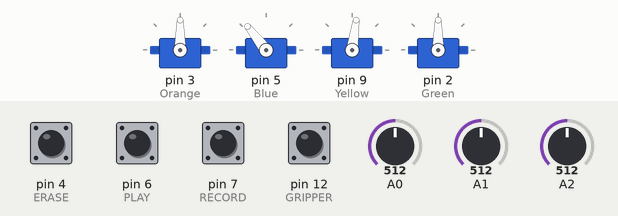
A sketch run on a simulated Arduino Uno, built with avr-gcc and run on an emulated ATmega328P. Shown: 4 × servo. The test bench sets the inputs (shaded band); at power-on: pin 4 (ERASE), pin 6 (PLAY), pin 7 (RECORD), pin 12 (GRIPPER) HIGH, A0 = 512, A1 = 512, A2 = 512. Storage starts empty; what the sketch prints to the serial monitor is not drawn.

Above: at 1.2 s.
1.3 s: A0 set to 616
2.8 s: A0 set to 642
At 3.34 s:
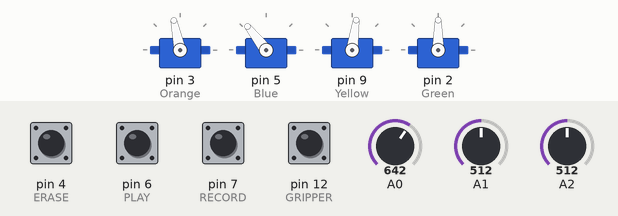
5.8 s: A1 set to 730
At 8.6 s:
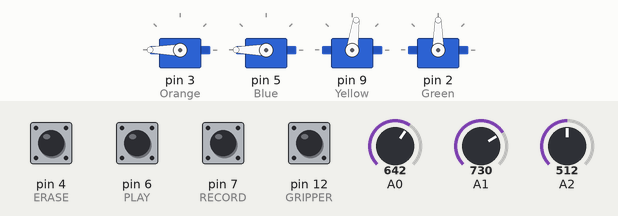
8.8 s: A1 set to 753
10.3 s: A2 set to 716
At 11.5 s:
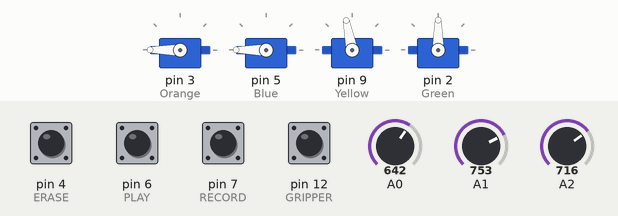
11.8 s: pin 12 (GRIPPER) pulled LOW for 0.15 s
At 12.9 s:
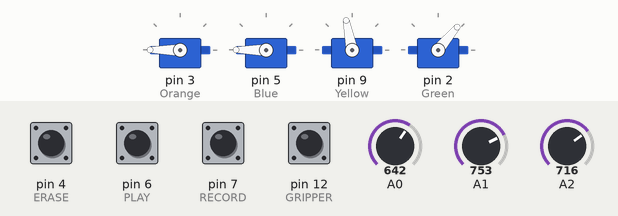
Timing chart, 0 to 14.4 s (numbered marks = the images above; inputs shaded):
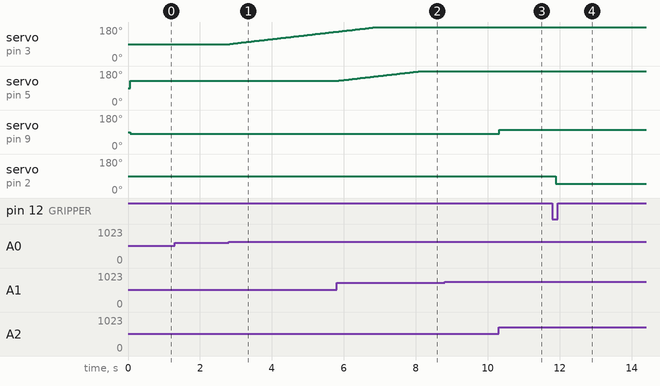

Measured:
- the behaviour switches between 625 and 626 on A0 (found by bisection; images 0 and 1)
- after the input at 1.3 s, every drawn part: stays the same
- after the input at 2.8 s, servo on pin 3 (Orange): moves from 90° to 155° over 2.9 s, starting at once
- after the input at 5.8 s, servo on pin 5 (Blue): moves from 128° to 180° over 2.3 s, starting at once
- after the input at 8.8 s, every drawn part: stays the same
- after the input at 10.3 s, servo on pin 9 (Yellow): 82° → 101° at once
- after the input at 11.8 s, servo on pin 2 (Green): 90° → 50° after 0.09 s

The sketch:

10_refactored.ino
```cpp
/* A program to use a 3 degree of freedom robot arm + 1 servo for the gripper
 *  It can simply move the robot anywhere within the range but it can also save
 *  multiple positions in a path. I use an SD card shield to save the paths.
 *  It could probably be done with only arduino, but I wanted to be able to save
 *  and edit the files externally, and eventually be able to select a path from
 *  multiple saved paths. The program was created with the Eezybot MK2 in mind.
 *
 *  General labels: LR for LEFT-RIGHT, FB for FRONT-BACK, UD for UP-DOWN, GR for GRIPPER
 */

#include <Bounce2.h>
#include <Servo.h>
#include <SPI.h>
#include <SD.h>

// Potentiometers
const PROGMEM uint8_t LR_POT = A0, FB_POT = A1, UD_POT = A2;

// Declaring variables for potentiometer readings, setting centerpoint for joystick
uint8_t val0 = 90, val1 = (77+180)/2, val2 = (35+130)/2, val3 = 135;

// Buttons
const PROGMEM uint8_t GRIPPER = 12, RECORD = 7, PLAY = 6, ERASE = 4;

// Instantiate buttons objects from bounce2 class
Bounce2::Button Gripper = Bounce2::Button(); Bounce2::Button Record = Bounce2::Button();
Bounce2::Button Play = Bounce2::Button(); Bounce2::Button Erase = Bounce2::Button();

// Servos
const PROGMEM uint8_t Orange = 3, Blue = 5, Yellow = 9, Green = 2;

// Servo's state
uint8_t gripperState, recordState, playState, eraseState = LOW;

// Creating servo instances (objects) from servo class
Servo LR, FB, UD, GR;

// CS pin for SD Card Module, may vary between shields (is usually pin 4)
const PROGMEM uint8_t chipSelect = 10;

// Declaring miscalleanous variables
uint8_t i, j;
String t = "\t";

void setup() {

  // Set servos origin (before Serial to avoid laggy behavior)
  writeServo(val0, LR, 15), (val1, FB, 15), (val2, UD, 15), (val3, GR, 15);

  // Start Serial and initiate SD card
  Serial.begin(9600), initiateSDCard();

  // Initialize the pushbuttons pin as pullup inputs
  Gripper.attach(GRIPPER, INPUT_PULLUP), Record.attach(RECORD, INPUT_PULLUP);
  Play.attach(PLAY, INPUT_PULLUP), Erase.attach(ERASE, INPUT_PULLUP);

  // DEBOUNCE (INTERVAL) TIME IN MILLISECONDS
  Gripper.interval(15), Record.interval(15), Play.interval(15),  Erase.interval(15);

  // INDICATE THAT THE LOW STATE CORRESPONDS TO PHYSICALLY PRESSING THE BUTTON
  Gripper.setPressedState(LOW), Record.setPressedState(LOW), Play.setPressedState(LOW);
  Erase.setPressedState(LOW);

  // Assign servos to pins
  LR.attach(Orange), FB.attach(Blue), UD.attach(Yellow), GR.attach(Green);

}

void loop() {

 // Buttons must be updated every loop
  Gripper.update(), Record.update(), Play.update(), Erase.update();

  if (Record.pressed()){
    record();
  }
  if (Play.pressed()){
    play();
  }
  if (Erase.pressed()){
    erase();
  }

 // Read potentiometer, send angle to servo if within safe margins
  val0 = joyStick(0, 180, 20, LR_POT, val0, 0);
    writeServo(val0, LR, 15);

  val1 = joyStick(77, 180, 20, FB_POT, val1, 0);
    writeServo(val1, FB, 15);

  val2 = readPot(UD_POT, 35, 130, val2);
    writeServo(val2, UD, 15);

 // Read gripper button state and open/close the claws accordingly
  if (Gripper.pressed()){
  gripperState = !gripperState;
     if (gripperState == LOW){
      val3 = 135;
      }
    else if (gripperState == HIGH){
      val3 = 50;
    }
    writeServo(val3, GR, 15);
  }

//  String t = "\t";
//  Serial.println(val0+t+val1+t+val2+t+val3);

}

// Declaring functions:

// Function to initiate SD Card

    void initiateSDCard(){
      // Open serial communications and wait for port to open:
      while (!Serial) {
        ; // wait for serial port to connect. Needed for native USB port only
      }

      Serial.print(F("Initializing SD card..."));

      if (!SD.begin(chipSelect)) {
        Serial.println(F("initialization failed!"));
        while (1);
      }
      Serial.println(F("initialization done."));
    }


// Function to read potentiometer value and map it within servo's range

    int readPot(int POT, int minimum, int maximum, int VAL){
      VAL = analogRead(POT);
      VAL = map(VAL,0,1023, minimum, maximum);
      return VAL;
    }


// Function to send value to servo

    void writeServo(int VAL, Servo &SERVO, int wait){
      SERVO.write(VAL);
      delay(wait);
    }

// Function to use joystick in an incremental way (within range):

    int joyStick(int minimum, int maximum, int k,int POT, int val, int pot){
      pot = map(analogRead(POT), 0, 1023, 0, 180);
      if (pot > 91 || pot < 89){
        val += (pot-90)/k;
      }
      else if (pot < 91 && pot > 89){}
      val = constrain(val , minimum, maximum);
      return val;
    }


// Function to record values sent to servo in an array (path)

    void record(){
      // Declare an array to store values:
      int dataArray[4] = {val0,val1,val2,val3};

      // open the file. note that only one file can be open at a time,
      // so you have to close this one before opening another.
      File dataFile = SD.open("servopos.txt", FILE_WRITE);
      // if the file is available, write to it:
        if (dataFile) {
          // Print the values to their respective index
          for (int i =0; i < 4; i++){
          dataFile.println(dataArray[i]);
          }
          dataFile.close();
          // print to the serial port too:
          String t = "\t";
          Serial.println(dataArray[0]+t+dataArray[1]+t+dataArray[2]+t+dataArray[3]);

        }
        // if the file isn't open, pop up an error:
        else {
          Serial.println(F("error opening servopos.txt"));
        }
    }

// Function to play back recorded path from record() function.

  void play(){
    // Open the file. Note that only one file can be open at a time,
    // so you have to close this one before opening another.
    File dataFile = SD.open("servopos.txt");

    // If the file is available, read it unless play button is pressed again
    if (dataFile) {
      while (dataFile.available()) {
       // Append buffer to respective value in the array
       int values[4] = {val0,val1,val2,val3};
          for (j = 0; j < 4; j++){
            values[j] = dataFile.readStringUntil('\n').toInt();
          }
          // Send array to servos
            writeServo(values[0], LR, 15); writeServo(values[1], FB, 15);
            writeServo(values[2], UD, 15); writeServo(values[3], GR, 15);
          // Serial print and delay to let robot reach position
        Serial.println(values[0]+t+values[1]+t+values[2]+t+values[3]);
        delay(1000);
      }
      dataFile.close();
    }
    // if the file isn't open, pop up an error:
    else {
      Serial.println(F("error opening servopos.txt"));
      }
    }

// Function to reset the path (actually deletes the whole file)

    void erase(){
        // delete the file:
      Serial.println(F("Removing servopos.txt..."));
      SD.remove("servopos.txt");

      if (SD.exists("servopos.txt")) {
        Serial.println(F("servopos.txt exists."));
      } else {
        Serial.println(F("servopos.txt doesn't exist."));
      }
    }
```
